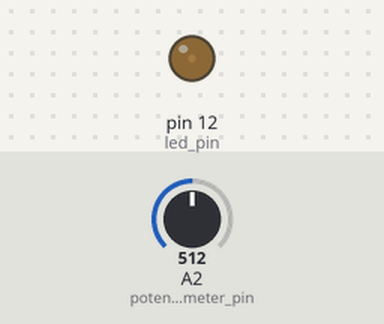
A sketch run on a simulated Arduino Uno, built with avr-gcc and run on an emulated ATmega328P. Shown: output pins drawn as LEDs (lit = HIGH). The test bench sets the inputs (shaded band); at power-on: A2 (potentiometer_pin) = 512.

Above: at 1.2 s.
1.3 s: A2 (potentiometer_pin) set to 0
At 2.2 s:
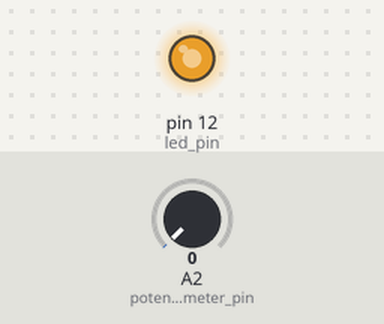
2.8 s: A2 (potentiometer_pin) set to 510
At 3.8 s:
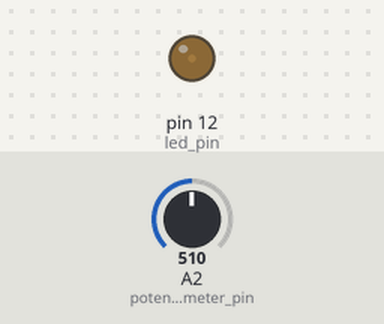
Timing chart, 0 to 5.8 s (numbered marks = the images above; inputs shaded):
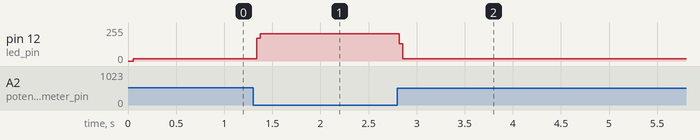

Measured:
- after the input at 1.3 s, pin 12 (led_pin): 16/255 → 206/255 at once
- after the input at 2.8 s, pin 12 (led_pin): 206/255 → 16/255 at once

The sketch:

adjustable_strobe_learning.ino
```cpp
// (licence header left out)
/******* -----=====!! EASY STUFF TO MESS WITH !!=====------ ******/

  // What analog pin should we use to read the value from the potentiometer?
  int potentiometer_pin = 2; // Yep, you heard right: The coolest of the Analog pins...

  // What pin is the LED connected to?
  int led_pin = 12; // Contains a built in resistor (though it doesn't seem to matter much for strobes)

  // How much time should the light stay on between delay times (in Micro Seconds)?
    /* Big number = more blur, more perceived brightness
* Small number = less blur, less perceived brightness */
  long on_time = 500; // 100 uSeconds makes a reasonable tradeoff

  // How much should we multiply the incoming value by?
    /* Big number = less precision, more range
* Small number = more precision, less range */
  long analog_value_multiplier = 15; // 15 Seems to work well for fast fans =)

  // What should the minimum delay be (in Micro Seconds)?
  // This sets the bottom delay range of the strobe, as a delay of 0 doesn't actually flash =P
  // The strobe starts with this is the "fastest" mode, and goes slower from there, adding to the delay
  long minimum_delay = 500; // 500 (half a millisecond) is a great superfast start

/******* -----=====^^ EASY STUFF TO MESS WITH ^^=====------ ******/


// Initialize the number to hold our strobe delay. Isn't used till we get to the main loop
long strobe_delay = 0;

void setup() {
  // Tell the arduino to use the led_pin as an output.
  pinMode(led_pin, OUTPUT);
}

void loop() {
  // Read the value from the potentiometer, and use it to make our strobe delay
  // by adding the minimum delay, then increasing it to a useful value with analog_value_multiplier
  strobe_delay = minimum_delay + analogRead(potentiometer_pin) * analog_value_multiplier;

  // Switch the led_pin to HIGH! Sends out 5v to the led_pin.
  digitalWrite(led_pin, HIGH);

  // Delay for the given on_time. (Limits Bluring)
  delayMicroseconds(on_time);

  // Switch the led_pin to LOW. Turn off the led.
  digitalWrite(led_pin, LOW);

  // Delay for the strobe_delay time read from the potentiometer
  // (less the time we already spent from leaving the LED on.)

  // delayMicroseconds() fails beyond 16,000 uS, so pass it off to delay() after 10k
  if (strobe_delay > 10000){
    delay((strobe_delay - on_time) / 1000);
  }else{
    delayMicroseconds(strobe_delay - on_time);
  }
}
```
